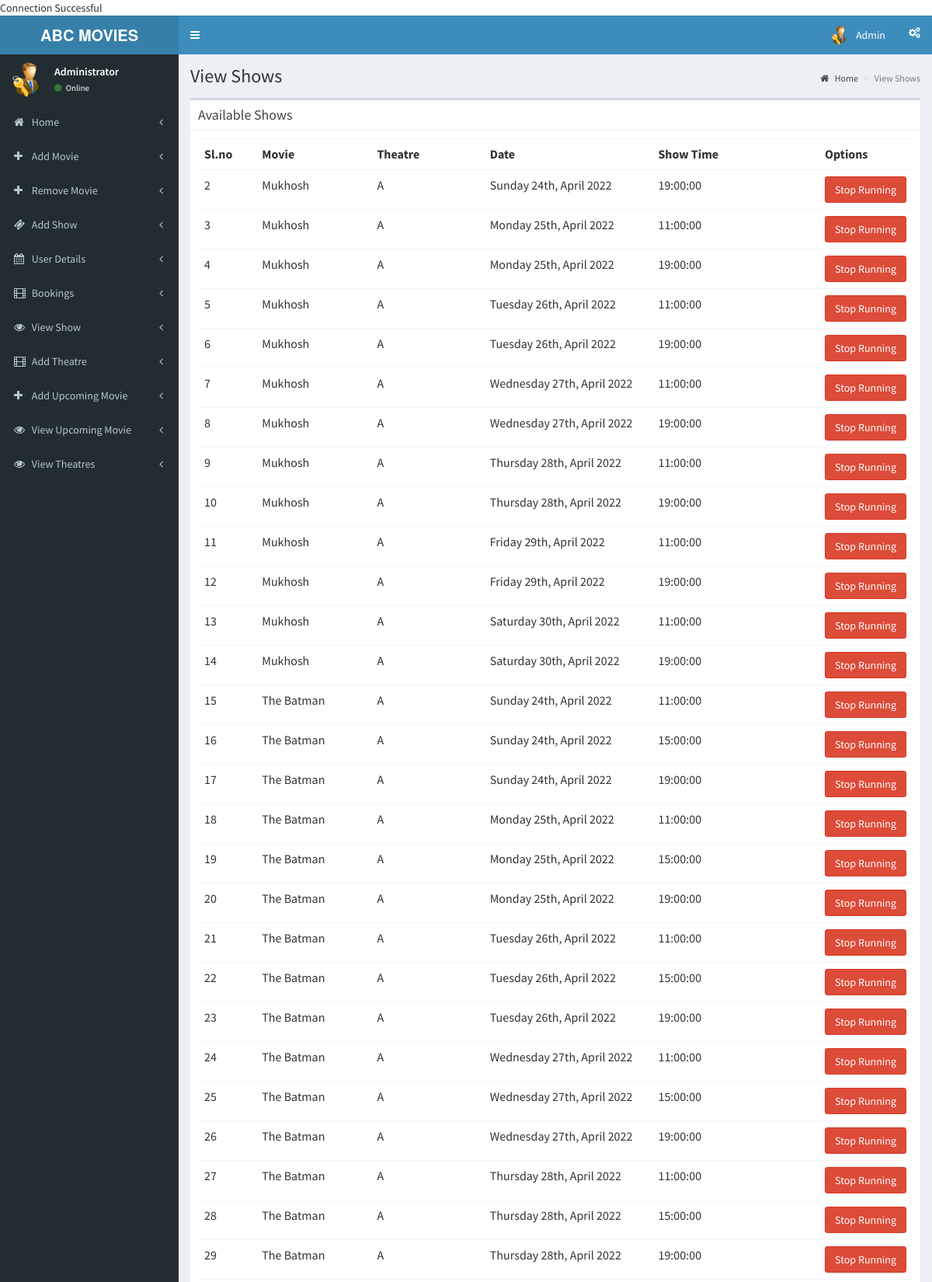
The app's page /admin/pages/view_shows.php (signed in, upper part) with its own data.
### tables this page shows
CREATE TABLE `showtime` (
  `showtime_ID` int(11) NOT NULL,
  `date` varchar(100) NOT NULL,
  `theatre` varchar(100) NOT NULL,
  `movie_id` int(11) NOT NULL,
  `shows_ID` int(11) NOT NULL,
  `movie_type` varchar(100) NOT NULL,
  `seats` int(11) NOT NULL,
  `hall_no` int(11) NOT NULL
);

CREATE TABLE `movies` (
  `movie_id` int(11) NOT NULL,
  `movie_name` varchar(100) DEFAULT NULL,
  `cast` varchar(500) DEFAULT NULL,
  `plot` varchar(1000) DEFAULT NULL,
  `genre` varchar(50) DEFAULT NULL,
  `category` varchar(50) DEFAULT NULL,
  `trailer` varchar(200) DEFAULT NULL,
  `language` varchar(50) DEFAULT NULL,
  `status` int(1) DEFAULT NULL,
  `imdb_rating` float DEFAULT NULL,
  `poster` varchar(200) DEFAULT NULL,
  `director` varchar(100) DEFAULT NULL,
  `release_date` date DEFAULT NULL,
  `duration` varchar(30) DEFAULT NULL
);

CREATE TABLE `shows` (
  `shows_ID` int(11) NOT NULL,
  `start_time` time DEFAULT NULL
);

### admin/pages/view_shows.php (the view, shortened to what this page needs)
<?php
include('header.php');
?>
  <div class="content-wrapper">
    <section class="content-header">
      <h1>
        View Shows
      </h1>
      <ol class="breadcrumb">
        <li><a href="index.php"><i class="fa fa-home"></i> Home</a></li>
        <li class="active">View Shows</li>
      </ol>
    </section>
    <section class="content">
      <div class="box">
         <div class="box-header with-border">
              <h3 class="box-title">Available Shows</h3>
            </div>
        <div class="box-body">
          <?php
          $sw=mysqli_query($con,"select * from showtime");
          if(mysqli_num_rows($sw))
          {?>
            <table class="table">
              <th class="col-md-1">
                Sl.no
              </th>
              <th class="col-md-2">
                Movie
              </th>
              <th class="col-md-2">
                Theatre
              </th>
              <th class="col-md-3">
                Date
              </th>
              <th class="col-md-3">
                Show Time
              </th>
              <th class="col-md-3">
                Options
              </th>
              <?php
              while($shows=mysqli_fetch_array($sw))
              {
                ?>
                <tr>
                  <td>
                    <?php echo $shows[0];?>
                  </td>
                  <td>
                    <?php
                    $m = mysqli_query($con,"Select movie_name from movies where movie_id = $shows[3]");
                    $movie = mysqli_fetch_array($m)[0];
                    echo $movie;?>
                  </td>
                  <td>
                    <?php echo $shows[2];?>
                  </td>
                  <td>
                    <?php echo $shows[1];?>
                  </td>
                  <td>
                    <?php
                    $s = mysqli_query($con,"Select start_time from shows where shows_id = $shows[4]");
                    $show = mysqli_fetch_array($s)[0];
                    echo $show;?>
                  </td>
                  <td>
                    <button class="btn btn-danger" onclick="del_show(<?php echo $shows[0];?>)">Stop Running</button>
                  <?php
                  }
                }
                  ?>
                  </td>
                </tr>
            </table>
        </div>
      </div>
    </section>
  </div>
  <?php
include('footer.php');
?>

### records on screen
showtime: showtime_ID "2", movie.movie_name "Mukhosh", theatre "A", date "Sunday 24th, April 2022", shows_ID.start_time "19:00:00"
showtime: showtime_ID "3", movie.movie_name "Mukhosh", theatre "A", date "Monday 25th, April 2022", shows_ID.start_time "11:00:00"
showtime: showtime_ID "4", movie.movie_name "Mukhosh", theatre "A", date "Monday 25th, April 2022", shows_ID.start_time "19:00:00"
showtime: showtime_ID "5", movie.movie_name "Mukhosh", theatre "A", date "Tuesday 26th, April 2022", shows_ID.start_time "11:00:00"
showtime: showtime_ID "6", movie.movie_name "Mukhosh", theatre "A", date "Tuesday 26th, April 2022", shows_ID.start_time "19:00:00"
showtime: showtime_ID "7", movie.movie_name "Mukhosh", theatre "A", date "Wednesday 27th, April 2022", shows_ID.start_time "11:00:00"
showtime: showtime_ID "8", movie.movie_name "Mukhosh", theatre "A", date "Wednesday 27th, April 2022", shows_ID.start_time "19:00:00"
showtime: showtime_ID "9", movie.movie_name "Mukhosh", theatre "A", date "Thursday 28th, April 2022", shows_ID.start_time "11:00:00"
showtime: showtime_ID "10", movie.movie_name "Mukhosh", theatre "A", date "Thursday 28th, April 2022", shows_ID.start_time "19:00:00"
showtime: showtime_ID "11", movie.movie_name "Mukhosh", theatre "A", date "Friday 29th, April 2022", shows_ID.start_time "11:00:00"
showtime: showtime_ID "12", movie.movie_name "Mukhosh", theatre "A", date "Friday 29th, April 2022", shows_ID.start_time "19:00:00"
showtime: showtime_ID "13", movie.movie_name "Mukhosh", theatre "A", date "Saturday 30th, April 2022", shows_ID.start_time "11:00:00"
showtime: showtime_ID "14", movie.movie_name "Mukhosh", theatre "A", date "Saturday 30th, April 2022", shows_ID.start_time "19:00:00"
showtime: showtime_ID "15", movie.movie_name "The Batman", theatre "A", date "Sunday 24th, April 2022", shows_ID.start_time "11:00:00"
showtime: showtime_ID "16", movie.movie_name "The Batman", theatre "A", date "Sunday 24th, April 2022", shows_ID.start_time "15:00:00"
showtime: showtime_ID "17", movie.movie_name "The Batman", theatre "A", date "Sunday 24th, April 2022", shows_ID.start_time "19:00:00"
showtime: showtime_ID "18", movie.movie_name "The Batman", theatre "A", date "Monday 25th, April 2022", shows_ID.start_time "11:00:00"
showtime: showtime_ID "19", movie.movie_name "The Batman", theatre "A", date "Monday 25th, April 2022", shows_ID.start_time "15:00:00"
showtime: showtime_ID "20", movie.movie_name "The Batman", theatre "A", date "Monday 25th, April 2022", shows_ID.start_time "19:00:00"
showtime: showtime_ID "21", movie.movie_name "The Batman", theatre "A", date "Tuesday 26th, April 2022", shows_ID.start_time "11:00:00"
showtime: showtime_ID "22", movie.movie_name "The Batman", theatre "A", date "Tuesday 26th, April 2022", shows_ID.start_time "15:00:00"
showtime: showtime_ID "23", movie.movie_name "The Batman", theatre "A", date "Tuesday 26th, April 2022", shows_ID.start_time "19:00:00"
showtime: showtime_ID "24", movie.movie_name "The Batman", theatre "A", date "Wednesday 27th, April 2022", shows_ID.start_time "11:00:00"
showtime: showtime_ID "25", movie.movie_name "The Batman", theatre "A", date "Wednesday 27th, April 2022", shows_ID.start_time "15:00:00"
showtime: showtime_ID "26", movie.movie_name "The Batman", theatre "A", date "Wednesday 27th, April 2022", shows_ID.start_time "19:00:00"
showtime: showtime_ID "27", movie.movie_name "The Batman", theatre "A", date "Thursday 28th, April 2022", shows_ID.start_time "11:00:00"
showtime: showtime_ID "28", movie.movie_name "The Batman", theatre "A", date "Thursday 28th, April 2022", shows_ID.start_time "15:00:00"
showtime: showtime_ID "29", movie.movie_name "The Batman", theatre "A", date "Thursday 28th, April 2022", shows_ID.start_time "19:00:00"
